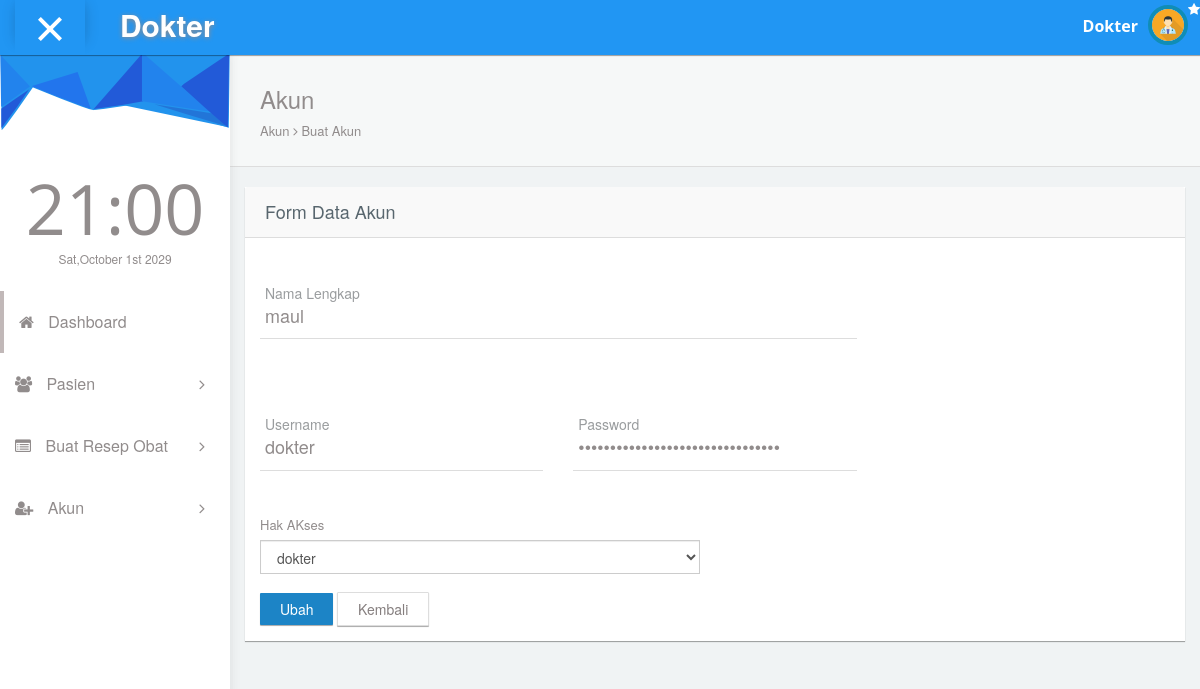
Page /administrator/dokter/detail_akun.php?id_user=1 on the committed database.
### tables this page shows
CREATE TABLE `user` (
  `id_user` int(10) NOT NULL,
  `kode_user` int(5) NOT NULL,
  `nama` varchar(20) NOT NULL,
  `username` varchar(20) NOT NULL,
  `password` varchar(50) NOT NULL,
  `hak_akses` varchar(10) NOT NULL
);

### administrator/dokter/detail_akun.php (the view, shortened to what this page needs)
<!DOCTYPE html>
<html lang="en">
<?php include 'page/head.php'; ?>
<body id="mimin" class="dashboard">
        <?php include 'page/head-nav.php'; ?>
      <div class="container-fluid mimin-wrapper">
           <?php include 'page/left-menu.php'; ?>
            <div id="content">
                <div class="panel box-shadow-none content-header">
                  <div class="panel-body">
                    <div class="col-md-12">
                        <h3 class="animated fadeInLeft">Akun</h3>
                        <p class="animated fadeInDown">
                          Akun <span class="fa-angle-right fa"></span> Buat Akun
                        </p>
                    </div>
                  </div>
                </div>
                <form action="update_akun.php" method="post">
                <div class="form-element">
                <div class="col-md-12 padding-0">
            <?php
            include 'koneksi.php';
            $id_user =$_GET['id_user'];
            $det=mysqli_query($koneksi,"select * from user where id_user='$id_user'")or die(mysqli_error($koneksi));
            while($d=mysqli_fetch_array($det)){
            ?>
              <div class="col-md-12">
                <div class="col-md-12 panel">
                  <div class="col-md-12 panel-heading">
                    <h4>Form Data Akun </h4>
                  </div>
                  <div class="col-md-12 panel-body">
                    <div class="row">
                     <div class="col-md-8">
                      <div class="form-group form-animate-text" style="margin-top:40px !important;">
                        <input name="nama" type="text" class="form-text" value="<?php echo $d['nama'];?>"  required>
                        <label>Nama Lengkap</label>
                      </div>
                    </div>
                </div>
                <div class="row">
                  <div class="col-md-4">
  <div class="form-group form-animate-text" style="margin-top:40px !important;">
                        <input name="username" type="text" class="form-text"  value="<?php echo $d['username'];?>" required>
                        <label>Username</label>
                      </div>
    </div>
                    <div class="col-md-4">
                      <div class="form-group form-animate-text" style="margin-top:40px !important;">
                        <input name="password" type="password" class="form-text" value="<?php echo $d['password'];?>" required>
                        <label>Password</label>
                      </div>
                    </div>
                    </div>
                <div class="row">
                  <div class="col-md-6">
                      <label>Hak AKses</label>
                      <select name="hak_akses" class="form-control"  required>
                        <option value="<?php echo $d['hak_akses'];?>"><?php echo $d['hak_akses'];?></option>
                      </select>
                    </div>
                </div>
                <br>
                <?php
              }
              ?>
               <button type="submit" class="btn btn-primary">Ubah</button>
               <a href="list.akun.php" class="btn btn-grey">Kembali</a>
                </div>
              </div>
              </div>
              </div>
              </div>
              </form>
            </div>
      </div>
</body>
</html>

### rows in the picture
user: nama "maul", username "dokter", hak_akses "dokter"
